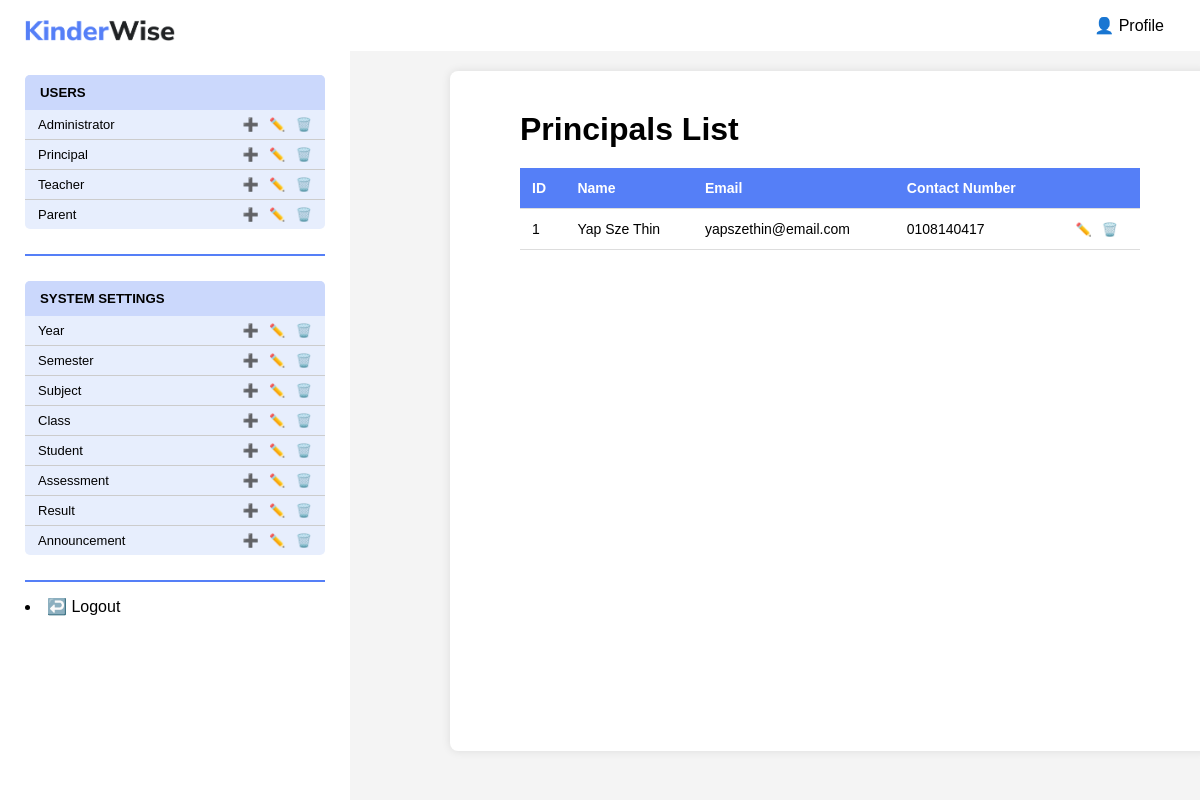
The app's page /KinderWise/admin/viewUser.php?role=principal, older data.
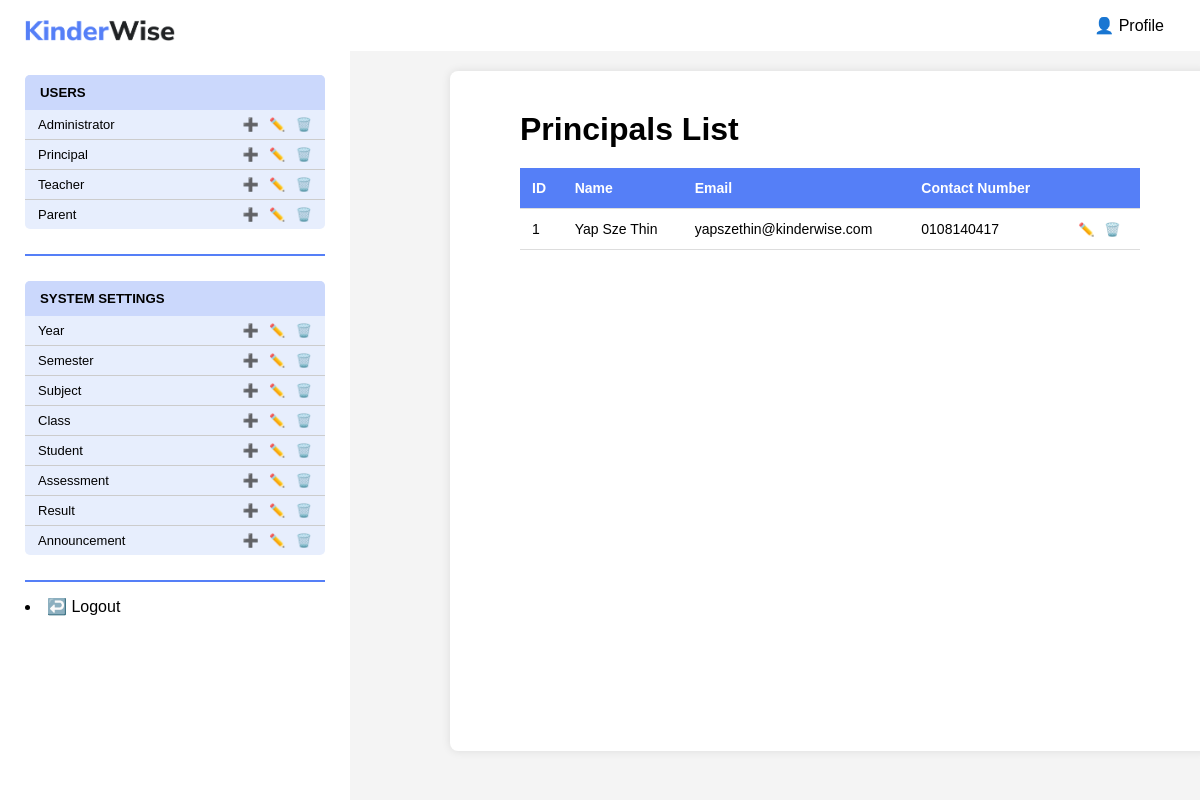
The same page, newer data.
### tables this page shows
CREATE TABLE `principal` (
  `principalID` int(11) NOT NULL,
  `name` varchar(50) DEFAULT NULL,
  `email` varchar(100) DEFAULT NULL,
  `contactNumber` varchar(11) DEFAULT NULL,
  `password` varchar(8) DEFAULT NULL
);

### KinderWise/admin/viewUser.php (the view, shortened to what this page needs)
<?php
include("sidebar.php");
$role = $_GET['role'];
$sql = "SELECT * FROM $role ORDER BY " . $role . "ID";
$result = mysqli_query($conn, $sql);
?>
<!DOCTYPE html>
<html lang="en">
<head>
</head>
<body>
    <div class="view-container">
        <h1 class="view-title"><?php echo ucfirst($role); ?>s List</h1>
        <div class="view-table-container">
            <table class="view-table">
                <thead>
                    <tr class="view-tr">
                        <th class="view-th">ID</th>
                        <th class="view-th">Name</th>
                        <th class="view-th">Email</th>
                        <th class="view-th">Contact Number</th>
                        <th class="view-th"></th>
                    </tr>
                </thead>
                <tbody>
                    <?php
                    if(mysqli_num_rows($result) > 0):
                        while($row = mysqli_fetch_assoc($result)):
                    ?>
                        <tr class="view-tr">
                            <td class="view-td"><?php echo htmlspecialchars($row[$role.'ID']); ?></td>
                            <td class="view-td"><?php echo htmlspecialchars($row['name']); ?></td>
                            <td class="view-td"><?php echo htmlspecialchars($row['email']); ?></td>
                            <td class="view-td"><?php echo htmlspecialchars($row['contactNumber']); ?></td>
                            <td class="view-td view-actions">
                                <a href="editUser.php?role=<?php echo $role; ?>&ID=<?php echo $row[$role.'ID']; ?>">✏️</a>
                                <a href="deleteUser.php?role=<?php echo $role; ?>&ID=<?php echo $row[$role.'ID']; ?>"
                                   onclick="return confirm('Are you sure you want to delete this <?php echo $role; ?>?')">🗑️</a>
                            </td>
                        </tr>
                    <?php
                        endwhile;
                    endif; ?>
                </tbody>
            </table>
        </div>
    </div>
</body>
</html>

### KinderWise/admin/sidebar.php (shortened to what this page needs)
<!doctype html>
<head>
</head>
<body>
    <header>
        <div class="top-right-buttons">
            <button>👤 Profile</button>
        </div>
    </header>
    <div class="sidebar">
        <div class="logo">
            <img src="../pics/logo.png" alt="KinderWise Logo" width="150px">
        </div>
        <div class="sidebar-users">
            <h5 class="sidebar-h5">USERS</h5>
            <table class="sidebar-table">
                <tr class="sidebar-tr">
                    <td class="sidebar-td"><a href="viewUser.php?role=administrator" class="sidebar-link">Administrator</a></td>
                    <td class="sidebar-td sidebar-actions">
                        <a href="addUser.php?role=administrator">➕</a>
                        <a href="viewUser.php?role=administrator">✏️</a>
                        <a href="viewUser.php?role=administrator">🗑️</a>
                    </td>
                </tr>
                <tr class="sidebar-tr">
                    <td class="sidebar-td"><a href="viewUser.php?role=principal" class="sidebar-link">Principal</a></td>
                    <td class="sidebar-td sidebar-actions">
                        <a href="addUser.php?role=principal">➕</a>
                        <a href="viewUser.php?role=principal">✏️</a>
                        <a href="viewUser.php?role=principal">🗑️</a>
                    </td>
                </tr>
                <tr class="sidebar-tr">
                    <td class="sidebar-td"><a href="viewUser.php?role=teacher" class="sidebar-link">Teacher</a></td>
                    <td class="sidebar-td sidebar-actions">
                        <a href="addUser.php?role=teacher">➕</a>
                        <a href="viewUser.php?role=teacher">✏️</a>
                        <a href="viewUser.php?role=teacher">🗑️</a>
                    </td>
                </tr>
                <tr class="sidebar-tr">
                    <td class="sidebar-td"><a href="viewUser.php?role=parent" class="sidebar-link">Parent</a></td>
                    <td class="sidebar-td sidebar-actions">
                        <a href="addUser.php?role=parent">➕</a>
                        <a href="viewUser.php?role=parent">✏️</a>
                        <a href="viewUser.php?role=parent">🗑️</a>
                    </td>
                </tr>
            </table>
        </div>
        <hr class="sidebar-hr">
        <div class="sidebar-settings">
            <h5 class="sidebar-h5">SYSTEM SETTINGS</h5>
            <table class="sidebar-table">
                <tr class="sidebar-tr">
                    <td class="sidebar-td"><a href="viewSetting.php?entity=year" class="sidebar-link">Year</a></td>
                    <td class="sidebar-td sidebar-actions">
                        <a href="addSetting.php?entity=year">➕</a>
                        <a href="viewSetting.php?entity=year">✏️</a>
                        <a href="viewSetting.php?entity=year">🗑️</a>
                    </td>
                </tr>
                <tr class="sidebar-tr">
                    <td class="sidebar-td"><a href="viewSetting.php?entity=semester" class="sidebar-link">Semester</a></td>
                    <td class="sidebar-td sidebar-actions">
                        <a href="addSetting.php?entity=semester">➕</a>
                        <a href="viewSetting.php?entity=semester">✏️</a>
                        <a href="viewSetting.php?entity=semester">🗑️</a>
                    </td>
                </tr>
                <tr class="sidebar-tr">
                    <td class="sidebar-td"><a href="viewSetting.php?entity=subject" class="sidebar-link">Subject</a></td>
                    <td class="sidebar-td sidebar-actions">
                        <a href="addSetting.php?entity=subject">➕</a>
                        <a href="viewSetting.php?entity=subject">✏️</a>
                        <a href="viewSetting.php?entity=subject">🗑️</a>
                    </td>
                </tr>
                <tr class="sidebar-tr">
                    <td class="sidebar-td"><a href="viewSetting.php?entity=class" class="sidebar-link">Class</a></td>
                    <td class="sidebar-td sidebar-actions">
                        <a href="addSetting.php?entity=class">➕</a>
                        <a href="viewSetting.php?entity=class">✏️</a>
                        <a href="viewSetting.php?entity=class">🗑️</a>
                    </td>
                </tr>
                <tr class="sidebar-tr">
                    <td class="sidebar-td"><a href="viewSetting.php?entity=student" class="sidebar-link">Student</a></td>
                    <td class="sidebar-td sidebar-actions">
                        <a href="addSetting.php?entity=student">➕</a>
                        <a href="viewSetting.php?entity=student">✏️</a>
                        <a href="viewSetting.php?entity=student">🗑️</a>
                    </td>
                </tr>
                <tr class="sidebar-tr">
                    <td class="sidebar-td"><a href="viewSetting.php?entity=assessment" class="sidebar-link">Assessment</a></td>
                    <td class="sidebar-td sidebar-actions">
                        <a href="addSetting.php?entity=assessment">➕</a>
                        <a href="viewSetting.php?entity=assessment">✏️</a>
                        <a href="viewSetting.php?entity=assessment">🗑️</a>
                    </td>
                </tr>
                <tr class="sidebar-tr">
                    <td class="sidebar-td"><a href="viewSetting.php?entity=result" class="sidebar-link">Result</a></td>
                    <td class="sidebar-td sidebar-actions">
                        <a href="addSetting.php?entity=result">➕</a>
                        <a href="viewSetting.php?entity=result">✏️</a>
                        <a href="viewSetting.php?entity=result">🗑️</a>
                    </td>
                </tr>
                <tr class="sidebar-tr">
                    <td class="sidebar-td"><a href="viewSetting.php?entity=announcement" class="sidebar-link">Announcement</a></td>
                    <td class="sidebar-td sidebar-actions">
                        <a href="addSetting.php?entity=announcement">➕</a>
                        <a href="viewSetting.php?entity=announcement">✏️</a>
                        <a href="viewSetting.php?entity=announcement">🗑️</a>
                    </td>
                </tr>
            </table>
        </div>
        <hr class="sidebar-hr">
        <div class="bottom-nav">
            <li><a href="../logout.php">↩️ Logout</a></li>
        </div>
    </div>
</body>
</html>

### KinderWise/admin/sidebar.php (style rules this page uses)
.sidebar { height: 100%; width: 300px; position: fixed; z-index: 1; top: 0; left: 0; background-color: white; overflow-x: hidden; padding: 20px 25px; display: flex; flex-direction: column; }
.logo { text-align: left; margin-bottom: 20px; }
header { display: flex; justify-content: flex-end; align-items: center; background: rgb(255, 255, 255); padding: 15px 30px; color: white; margin-left: 340px; }
.top-right-buttons button { font-family: Trebuchet MS, sans-serif; background: none; border: none; color: black; font-size: 16px; margin-left: 15px; cursor: pointer; }
.sidebar-users, .sidebar-settings { background-color: #E7EEFD; border-radius: 5px; margin: 10px 0; }
.sidebar-h5 { background-color: #CBD8FC; color: black; padding: 10px 15px; margin: 0; border-radius: 5px 5px 0 0; font-family: Trebuchet MS, sans-serif; text-align: left; }
.sidebar-table { width: 100%; border-collapse: collapse; }
.sidebar-td { padding: 5px 10px 6px 10px; border-bottom: 1px solid #ccc; font-family: Trebuchet MS, sans-serif; text-align: left; }
.sidebar-table .sidebar-tr:last-child .sidebar-td { border-bottom: none; }
.sidebar-actions { text-align: right; white-space: nowrap; }
.sidebar-actions a, .sidebar-link { text-decoration: none; font-size: 13px; color: black; padding: 0 3px; }
.sidebar-hr { margin: 15px 0; border: 1px solid #557FF7; }
.bottom-nav { margin-top: auto; font-family: Trebuchet MS, sans-serif; width: 300px; background: rgb(255, 255, 255); display: flex; flex-direction: column; text-decoration: none; height: 100vh; text-align: left; }
.bottom-nav a { padding: 10px 0px; color: black; text-decoration: none; font-size: 16px; }

### KinderWise/admin/viewUser.php (style rules this page uses)
body { font-family: Trebuchet MS, sans-serif; text-align: left; margin: 0; background-color: #f4f4f4; overflow-x: hidden; }
.view-container { width: 60%; margin: 20px auto; padding: 20px; background: white; border-radius: 8px; box-shadow: 0 0 10px rgba(0,0,0,0.1); display: flex; flex-direction: column; justify-content: left; align-items: left; flex-grow: 1; height: 80vh; margin-left: 450px; overflow: auto; }
.view-title { margin: 20px 0px 20px 50px; }
.view-table-container { margin: 0 50px; overflow-x: auto; }
.view-table { width: 100%; border-collapse: collapse; margin-bottom: 20px; font-size: 14px; }
.view-th, .view-td { padding: 12px; text-align: left; border-bottom: 1px solid #ddd; }
.view-th { background-color: #557FF7; color: white; position: sticky; top: 0; }
.view-actions { text-align: center; white-space: nowrap; }
.view-actions a { text-decoration: none; font-size: 13px; color: black; padding: 0 3px; }

Row changes from the older to the newer data that the page shows:
changed principal "Yap Sze Thin": email "yapszethin@email.com" → "yapszethin@kinderwise.com"
